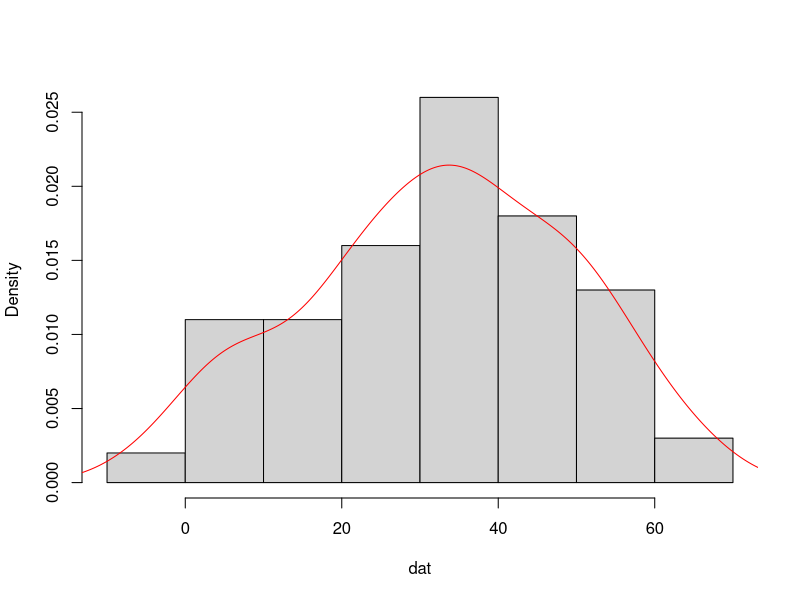
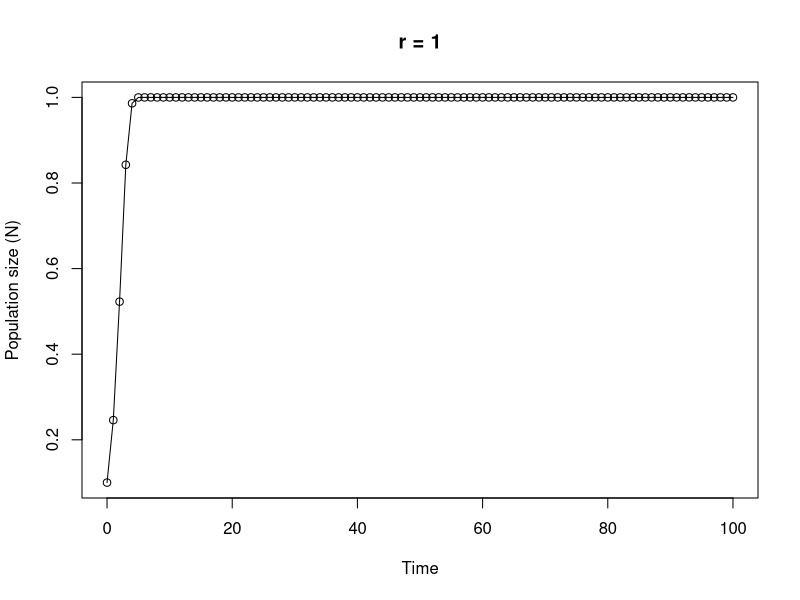

Write R code to recreate these figures, in order.
## ---- chunk 1
knitr::opts_chunk$set(echo=TRUE, message = FALSE, warning = FALSE, eval = FALSE, cache = FALSE)
## ---- chunk 2

# area of a circle
# the equation to calculate the area of a circle is pi * radius^2

circle.area <- function(d){ 
	pi * (d/2)^2
}

# to use your new function

circle.area(10)
# [1] 78.53982

# to test on a vector of diameters
# first create a vector with diameters ranging from 0 to 50 in steps of 10

cir.diam <- seq(from = 0, to = 50, by = 10)

# test your function

circle.area(cir.diam)
# [1]    0.00000   78.53982  314.15927  706.85835 1256.63706 1963.49541
## ---- chunk 3

far.cent <- function(a){
	val <- (a-32)*5/9
	print(paste("Fahrenheit: ", round(a, digits = 3), "oF",sep = " "), quote = FALSE)# round 3dp
	print(paste("Centigrade: ", round(val, digits = 3), "oC", sep = " "), quote = FALSE)# round 3dp
}

# alternative Fahrenheit to centigrade using cat function

far.cent2 <- function(a){
	val <- (a - 32) * 5/9	#calculation
	cat("Fahrenheit: ", round(a, digits = 3), "oF", "\n")   # use cat function
	cat("Centigrade: ", round(val, digits = 3), "oC", "\n")   
}

## ---- chunk 4

# Create a vector of normally distributed data
# length 100, mean 35 and standard deviation of 29

vals <- rnorm(100, 35, 15)	# create some norm dist data mean 35, sd = 15

summary.fun <- function(dat){
	mymean <- round(mean(dat), digits = 4)      	# calc mean
	mymedian <- round(median(dat), digits = 4)    # calc median
	mymin <- round(min(dat), digits = 4)          # calc min
	mymax <- round(max(dat), digits = 4)          # calc max
	print(paste("mean:", mymean, sep = " "), quote = FALSE)     # print mean
	print(paste("median:", mymedian, sep = " "), quote = FALSE)     # print median
	print(paste("range:", "from:", mymin, "to", mymax, sep = " "), quote = FALSE) 
	dens <- density(dat)                          # estimate density curve
	hist(dat, main = "",type = "l",freq = FALSE)  # plot histogram
	lines(dens, lty = 1, col = "red")             # plot density curve
}

# use the function
summary.fun(vals)
## ---- chunk 5

# calculate a median

ourmedian <- function(x){
	n <- length(x)
	if (n %% 2 == 1)      # odd numbers
	  sort(x)[(n + 1)/2]  # find the middle number by adding 1 to length and div 2
	else {                # even numbers
	  middletwo <- sort(x)[(n/2) + 0:1]   #find the two middle numbers
	  mean(middletwo)
	  }
}

# use the function
mydat <- sample(1:50, size = 10, replace = TRUE )

# our function
ourmedian(mydat)

# R median function
median(mydat)
## ---- chunk 6

# function to simulate Ricker model

Ricker.model <- function(nzero, r, time, K=1){     # sets initial parameters
  N <- numeric(time + 1)    # creates a real vector of length time+1 to store values of Nt+1
  N[1] <- nzero             # sets initial population size in first element of N
  for (i in 1:time) {				# loops over time
      N[i+1] <- N[i]*exp(r*(1 - N[i]/K))    
  }
  Time <- 0:time   					 # creates vector for x axis
  plot(Time, N, type = "o", xlim = c(0, time), xlab = "Time", ylab = "Population size (N)", main = paste("r =", r, sep=" "))   # plots     output
}

# To run
# play around with the different parameters, especially r
Ricker.model(nzero=0.1,r=1,time=100)

